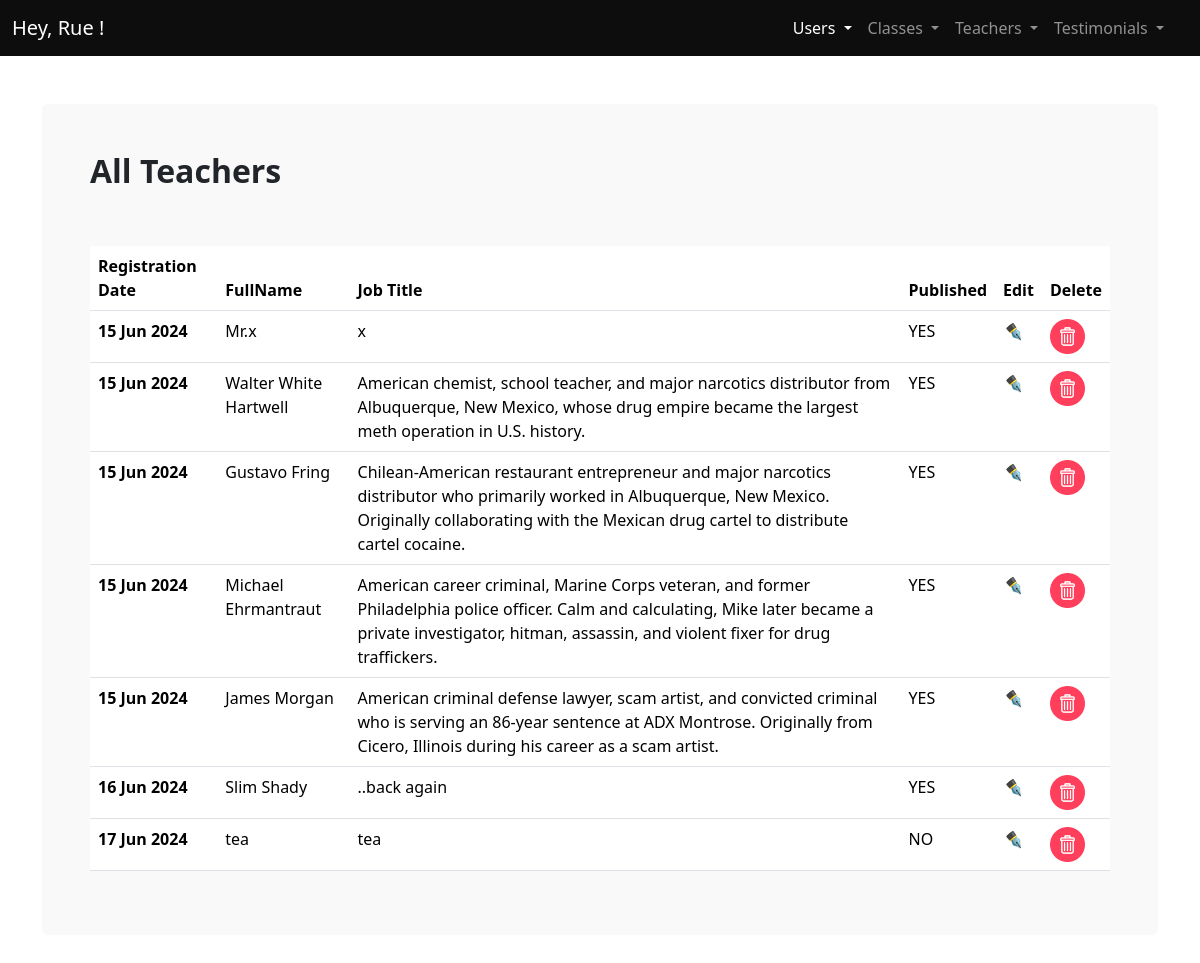
Screenshot of /admin/teachers.php (signed in) with the database file from the repository.
### tables this page shows
CREATE TABLE `teachers` (
  `idtea` int(11) NOT NULL,
  `regDate` timestamp NOT NULL DEFAULT current_timestamp(),
  `fullname` varchar(100) NOT NULL,
  `Jobtitle` varchar(300) NOT NULL,
  `image` varchar(150) NOT NULL,
  `pub` tinytext NOT NULL COMMENT '0 blocked; 1 active'
);

### admin/teachers.php (the view, shortened to what this page needs)
<?php
require_once "includes/conn.php";
$sql = "SELECT * FROM `teachers`";
$stmt = $conn->prepare($sql);
$stmt->execute();
$teachers = $stmt->fetchAll();
?>
<!DOCTYPE html>
<html lang="en">
  <head>
    <link rel="stylesheet" href="css/main.min.css" />
    <link rel="stylesheet" href="css/styles.css" />
  </head>
  <body>
    <main>
    <?php
    require_once "includes/NAVbar.php";
    ?>
      <div class="container my-5">
        <div class="bg-light p-5 rounded">
          <h2 class="fw-bold fs-2 mb-5 pb-2">All Teachers</h2>
          <div class="table-responsive">
          <table class="table table-hover">
            <thead>
              <tr>
                <th scope="col">Registration Date</th>
                <th scope="col">FullName</th>
                <th scope="col">Job Title</th>
                <th scope="col">Published</th>
                <th scope="col">Edit</th>
                <th scope="col">Delete</th>
              </tr>
            </thead>
            <tbody>
            <?php
            foreach ($teachers as $tea) {
            ?>
              <tr>
              <th scope="row"><?php $date=date_create($tea['regDate']); echo date_format($date,"d M Y");  ?></th>
                <td><?php echo $tea['fullname'] ?></td>
                <td><?php echo $tea['Jobtitle'] ?></td>
                <td><?php echo ($tea['pub'] == 1) ? "YES" : "NO"; ?></td>
                <td><a href="Updatetea.php?idtea=<?php echo $tea['idtea']?>" class="text-decoration-none"><i>✒️</i></a></td>
                <td><a href="includes/deltea.php?idtea=<?php echo $tea['idtea'] ?>" class="text-decoration-none"  onclick="return confirm('¡WARNING! you are about to del !!!?')"><img src="../img/trash-bin.png" alt="" style="max-width: 35px"></a></td>
              </tr>
              <?php
              } ?>
            </tbody>
          </table>
        </div>
        </div>
      </div>
    </main>
  </body>
</html>

### rows the page displays
teachers: regDate "15 Jun 2024", fullname "Mr.x", Jobtitle "x", pub "YES"
teachers: regDate "15 Jun 2024", fullname "Walter White Hartwell", Jobtitle "American chemist, school teacher, and major narcotics distributor from Albuquerque, New Mexico, whose drug empire became the largest meth operation in U.S. history.", pub "YES"
teachers: regDate "15 Jun 2024", fullname "Gustavo Fring", Jobtitle "Chilean-American restaurant entrepreneur and major narcotics distributor who primarily worked in Albuquerque, New Mexico. Originally collaborating with the Mexican drug cartel to distribute cartel cocaine.", pub "YES"
teachers: regDate "15 Jun 2024", fullname "Michael Ehrmantraut", Jobtitle "American career criminal, Marine Corps veteran, and former Philadelphia police officer. Calm and calculating, Mike later became a private investigator, hitman, assassin, and violent fixer for drug traffickers.", pub "YES"
teachers: regDate "15 Jun 2024", fullname "James Morgan", Jobtitle "American criminal defense lawyer, scam artist, and convicted criminal who is serving an 86-year sentence at ADX Montrose. Originally from Cicero, Illinois during his career as a scam artist.", pub "YES"
teachers: regDate "16 Jun 2024", fullname "Slim Shady", Jobtitle "..back again", pub "YES"
teachers: regDate "17 Jun 2024", fullname "tea", Jobtitle "tea", pub "NO"
